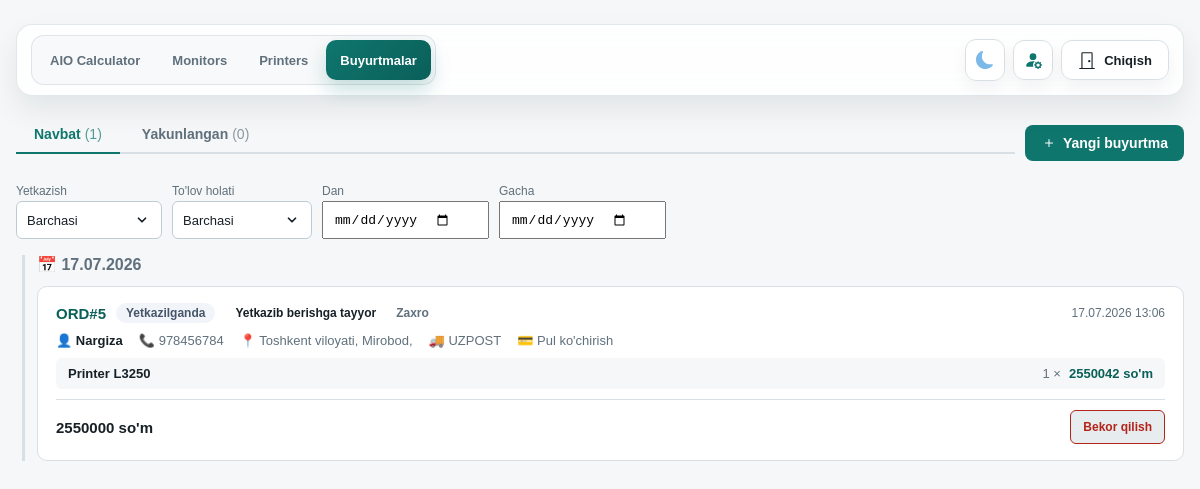
The page /orders/ (signed in) on the database its author committed.
### orders/models.py (models this page shows, shortened)
class Order(models.Model):
    class DeliveryType(models.TextChoices):
        BTS = "BTS", "BTS"
        UZPOST = "UZPOST", "UZPOST"
        PICKUP = "PICKUP", "Olib ketadi"
        DELIVERY = "DELIVERY", "Olib borish kerak"
    class PaymentType(models.TextChoices):
        CARD = "CARD", "Karta"
        CASH = "CASH", "Naqt"
        TRANSFER = "TRANSFER", "Pul ko'chirish"
        CASH_CARD = "CASH_CARD", "Naqt + Karta"
    class PaymentStatus(models.TextChoices):
        PAID = "PAID", "To'langan"
        ON_DELIVERY = "ON_DELIVERY", "Yetkazilganda"
        PARTIAL = "PARTIAL", "Qisman"
    class ProductionStatus(models.TextChoices):
        QUEUED = "QUEUED", "Yig'ish boshlansin"
        IN_PROGRESS = "IN_PROGRESS", "Yig'ish boshlandi"
        READY_DELIVERY = "READY_DELIVERY", "Yetkazib berishga tayyor"
        READY_PICKUP = "READY_PICKUP", "Olib ketishga tayyor"
        DELIVERED = "DELIVERED", "Yetkazildi"
        CANCELLED = "CANCELLED", "Bekor qilindi"
    order_number = models.CharField(
        max_length=24, unique=True, blank=True, null=True, verbose_name="Buyurtma raqami"
    )
    sold_by = models.ForeignKey(
        User, on_delete=models.PROTECT, related_name="orders", verbose_name="Sotuvchi"
    )
    customer_name = models.CharField(max_length=120, verbose_name="Mijoz ismi")
    customer_phone = models.CharField(max_length=30, verbose_name="Telefon raqami")
    region = models.CharField(max_length=80, verbose_name="Viloyat")
    district = models.CharField(max_length=80, verbose_name="Tuman")
    city = models.CharField(max_length=80, verbose_name="Shahar")
    landmark = models.CharField(max_length=200, blank=True, verbose_name="Mo'ljal")
    delivery_type = models.CharField(
        max_length=20, choices=DeliveryType.choices, verbose_name="Yetkazish turi"
    )
    payment_type = models.CharField(
        max_length=20, choices=PaymentType.choices, verbose_name="To'lov turi"
    )
    payment_status = models.CharField(
        max_length=20,
        choices=PaymentStatus.choices,
        default=PaymentStatus.ON_DELIVERY,
        verbose_name="To'lov holati",
    )
    production_status = models.CharField(
        max_length=20,
        choices=ProductionStatus.choices,
        default=ProductionStatus.QUEUED,
        verbose_name="Ishlab chiqarish holati",
    )
    total_price_usd = models.DecimalField(
        max_digits=12, decimal_places=2, default=0, verbose_name="Jami (USD)"
    )
    total_price_uzs = models.DecimalField(
        max_digits=16, decimal_places=0, default=0, verbose_name="Jami (so'm)"
    )
    notes = models.TextField(blank=True, verbose_name="Izoh")
    created_at = models.DateTimeField(auto_now_add=True)
    updated_at = models.DateTimeField(auto_now=True)
    delivered_at = models.DateTimeField(null=True, blank=True, verbose_name="Yetkazib berilgan vaqt")
    class Meta:
        ordering = ["-created_at"]
        verbose_name = "Buyurtma"
        verbose_name_plural = "Buyurtmalar"
    @classmethod
    def queue_queryset(cls):
        priority = Case(
            When(payment_status=cls.PaymentStatus.PAID, then=Value(0)),
            When(payment_status=cls.PaymentStatus.PARTIAL, then=Value(1)),
            When(payment_status=cls.PaymentStatus.ON_DELIVERY, then=Value(2)),
            default=Value(3),
            output_field=IntegerField(),
        )
        return (
            cls.objects.exclude(
                production_status__in=[cls.ProductionStatus.DELIVERED, cls.ProductionStatus.CANCELLED]
            )
            .annotate(priority=priority)
            .order_by("priority", "created_at")
        )

class OrderItem(models.Model):
    order = models.ForeignKey(Order, on_delete=models.CASCADE, related_name="items")
    build_quote = models.ForeignKey(
        "calculator.BuildQuote",
        on_delete=models.SET_NULL,
        null=True,
        blank=True,
        related_name="order_items",
        verbose_name="Kalkulyator konfiguratsiyasi",
    )
    config_label = models.CharField(max_length=255, verbose_name="Konfiguratsiya")
    quantity = models.PositiveIntegerField(default=1, verbose_name="Soni")
    unit_price_usd = models.DecimalField(
        max_digits=12, decimal_places=2, default=0, verbose_name="Dona narxi (USD)"
    )
    class Meta:
        verbose_name = "Buyurtma elementi"
        verbose_name_plural = "Buyurtma elementlari"

### orders/views.py (the view)
# urls.py: path("", views.order_list, name="list"),
@login_required
def order_list(request):
    from calculator.models import CalculatorSettings
    from django.utils import timezone
    from collections import defaultdict
    try:
        settings = CalculatorSettings.objects.first()
        usd_rate = int(settings.usd_rate) if settings and settings.usd_rate else 12850
    except:
        usd_rate = 12850
    tab = request.GET.get("tab", "queue")  # queue | done | all
    if request.user.is_superuser:
        queue_qs = Order.queue_queryset().prefetch_related("items").select_related("sold_by")
        done_qs = Order.objects.filter(
            production_status__in=[
                Order.ProductionStatus.DELIVERED,
                Order.ProductionStatus.CANCELLED,
            ]
        ).prefetch_related("items").select_related("sold_by").order_by("-updated_at")
    else:
        queue_qs = Order.queue_queryset().filter(sold_by=request.user).prefetch_related("items").select_related("sold_by")
        done_qs = Order.objects.filter(
            production_status__in=[
                Order.ProductionStatus.DELIVERED,
                Order.ProductionStatus.CANCELLED,
            ],
            sold_by=request.user
        ).prefetch_related("items").select_related("sold_by").order_by("-updated_at")
    sold_by = request.GET.get("sold_by")
    delivery_type = request.GET.get("delivery_type")
    payment_status = request.GET.get("payment_status")
    date_from = request.GET.get("date_from")
    date_to = request.GET.get("date_to")
    def apply_filters(qs):
        if sold_by and request.user.is_superuser:
            qs = qs.filter(sold_by_id=sold_by)
        if delivery_type:
            qs = qs.filter(delivery_type=delivery_type)
        if payment_status:
            qs = qs.filter(payment_status=payment_status)
        if date_from:
            qs = qs.filter(created_at__date__gte=date_from)
        if date_to:
            qs = qs.filter(created_at__date__lte=date_to)
        return qs
    queue_qs = apply_filters(queue_qs)
    done_qs = apply_filters(done_qs)
    def group_by_date(orders):
        groups = defaultdict(list)
        today = timezone.now().date()
        for order in orders:
            order_date = order.created_at.date()
            groups[order_date].append(order)
        sorted_groups = sorted(groups.items(), key=lambda x: x[0], reverse=True)
        return [(date, orders, date == today) for date, orders in sorted_groups]
    queue_groups = group_by_date(queue_qs) if tab in ("queue", "all") else []
    done_groups = group_by_date(done_qs) if tab in ("done", "all") else []
    if request.user.is_superuser:
        sellers = User.objects.filter(orders__isnull=False).distinct().order_by("username")
    else:
        sellers = []
    return render(request, "orders/order_list.html", {
        "active_nav": "orders",
        "tab": tab,
        "queue_groups": queue_groups,
        "done_groups": done_groups,
        "queue_count": Order.queue_queryset().count() if request.user.is_superuser else Order.queue_queryset().filter(sold_by=request.user).count(),
        "done_count": Order.objects.filter(
            production_status__in=[Order.ProductionStatus.DELIVERED, Order.ProductionStatus.CANCELLED]
        ).count() if request.user.is_superuser else Order.objects.filter(
            production_status__in=[Order.ProductionStatus.DELIVERED, Order.ProductionStatus.CANCELLED],
            sold_by=request.user
        ).count(),
        "sellers": sellers,
        "usd_rate": usd_rate,
        "filters": {
            "sold_by": sold_by,
            "delivery_type": delivery_type,
            "payment_status": payment_status,
            "date_from": date_from,
            "date_to": date_to,
        },
        "delivery_choices": Order.DeliveryType.choices,
        "payment_status_choices": Order.PaymentStatus.choices,
        "production_status_choices": Order.ProductionStatus.choices,
        "status_flow": STATUS_FLOW,
    })

### orders/templatetags/order_tags.py (called while the page is built)
@register.filter
def status_badge(value):
    return STATUS_BADGE.get(value, "")

@register.filter
def payment_badge(value):
    return PAYMENT_BADGE.get(value, "")

@register.filter
def next_status(value):
    try:
        idx = STATUS_FLOW.index(value)
        return STATUS_FLOW[idx + 1] if idx + 1 < len(STATUS_FLOW) else None
    except (ValueError, IndexError):
        return None

### orders/templates/orders/order_list.html (shortened to what this page needs)
{% extends "base.html" %}
{% block content %}
<div class="orders-layout">
  <div style="display:flex;align-items:center;flex-wrap:wrap;gap:10px;margin-bottom:0;">
    <div class="tabs" style="flex:1;min-width:200px;">
      <button class="tab-btn {% if tab == 'queue' %}active{% endif %}" onclick="switchTab('queue')">
        Navbat
        <span style="margin-left:4px;opacity:0.7;font-weight:400;">({{ queue_count }})</span>
      </button>
      <button class="tab-btn {% if tab == 'done' %}active{% endif %}" onclick="switchTab('done')">
        Yakunlangan
        <span style="margin-left:4px;opacity:0.7;font-weight:400;">({{ done_count }})</span>
      </button>
    </div>
    <a href="{% url 'orders:create' %}" class="new-order-btn" style="display:inline-flex;align-items:center;gap:6px;padding:10px 16px;border-radius:8px;background:var(--accent);color:#fff;text-decoration:none;font-weight:700;font-size:14px;">
      <svg xmlns="http://www.w3.org/2000/svg" width="16" height="16" fill="currentColor" viewBox="0 0 16 16">
        <path d="M8 4a.5.5 0 0 1 .5.5v3h3a.5.5 0 0 1 0 1h-3v3a.5.5 0 0 1-1 0v-3h-3a.5.5 0 0 1 0-1h3v-3A.5.5 0 0 1 8 4"/>
      </svg>
      Yangi buyurtma
    </a>
  </div>
  <form method="get" id="filter-form">
    <div class="filters-bar" style="margin-top:14px;">
      <div>
        <span class="filter-label">Yetkazish</span>
        <select name="delivery_type" onchange="this.form.submit()">
          <option value="">Barchasi</option>
        </select>
      </div>
      <div>
        <span class="filter-label">To'lov holati</span>
        <select name="payment_status" onchange="this.form.submit()">
          <option value="">Barchasi</option>
        </select>
      </div>
      <div>
        <span class="filter-label">Dan</span>
        <input type="date" name="date_from" value="{{ filters.date_from }}" onchange="this.form.submit()">
      </div>
      <div>
        <span class="filter-label">Gacha</span>
        <input type="date" name="date_to" value="{{ filters.date_to }}" onchange="this.form.submit()">
      </div>
    </div>
  </form>
  <div id="tab-queue" {% if tab != 'queue' %}style="display:none"{% endif %}>
    {% if queue_groups %}
      {% for date, orders, is_today in queue_groups %}
        <div class="date-group" {% if not is_today %}style="border-left:3px solid var(--line);padding-left:12px;margin-left:6px;"{% endif %}>
          <h3 class="date-header" {% if not is_today %}style="color:var(--muted);"{% endif %}>
            {% if is_today %}
              📅 Bugun, {{ date|date:"d.m.Y" }}
            {% else %}
              📅 {{ date|date:"d.m.Y" }}
            {% endif %}
          </h3>
          {% for order in orders %}
            {% include "orders/_order_card.html" with order=order show_status_btns=True %}
          {% endfor %}
        </div>
      {% endfor %}
    {% else %}
      <div class="empty-state">Navbatda buyurtma yo'q</div>
    {% endif %}
  </div>
</div>
{% endblock %}

### orders/templates/orders/_order_card.html (shortened to what this page needs)
{% load order_tags %}
<div class="order-card" id="order-{{ order.pk }}">
  <div class="order-card-header">
    <a href="{% url 'orders:detail' order.pk %}" class="order-number">{{ order.order_number }}</a>
    <span class="badge {{ order.payment_status|payment_badge }}">
      {{ order.get_payment_status_display }}
    </span>
    <span class="badge {{ order.production_status|status_badge }}">
      {{ order.get_production_status_display }}
    </span>
    <span class="seller-tag">
      {{ order.sold_by.get_full_name|default:order.sold_by.username }}
    </span>
    <span style="margin-left:auto;font-size:12px;color:var(--muted);">
      {{ order.created_at|date:"d.m.Y H:i" }}
    </span>
  </div>
  <div class="order-meta">
    <span>👤 <strong>{{ order.customer_name }}</strong></span>
    <span>📞 {{ order.customer_phone }}</span>
    <span>📍 {{ order.region }}, {{ order.district }}, {{ order.city }}{% if order.landmark %} — {{ order.landmark }}{% endif %}</span>
    <span>🚚 {{ order.get_delivery_type_display }}</span>
    <span>💳 {{ order.get_payment_type_display }}</span>
  </div>
  <div class="order-items-list">
    {% for item in order.items.all %}
      <div class="order-item-row">
        <span class="item-label">{{ item.config_label }}</span>
        <span class="item-qty">{{ item.quantity }} ×</span>
        <span style="font-weight:700;color:var(--accent-dark);">{% widthratio item.unit_price_usd 1 usd_rate %} so'm</span>
      </div>
    {% endfor %}
  </div>
  <div class="order-footer">
    <div>
      <div class="order-total">{{ order.total_price_uzs|floatformat:0 }} so'm</div>
    </div>
    {% if show_status_btns %}
      <div class="status-btns">
        {% if order.production_status != 'CANCELLED' %}
          <button class="status-btn cancel-btn" onclick="updateStatus({{ order.pk }}, 'CANCELLED')">
            Bekor qilish
          </button>
        {% endif %}
      </div>
    {% endif %}
  </div>
</div>

### rows shown on the page
Order: m "17.07.2026", order_number "ORD#5", payment_status "Yetkazilganda", production_status "Yetkazib berishga tayyor", sold_by.get_full_name "Zaxro", created_at "17.07.2026 13:06", customer_name "Nargiza", customer_phone "978456784", region "Toshkent viloyati", district "Mirobod", delivery_type "UZPOST", payment_type "Pul ko'chirish", total_price_uzs "2550000"
OrderItem: config_label "Printer L3250", quantity "1", unit_price_usd "2550042"

### other values the page prints
{{ queue_count }} "1"
{{ done_count }} "0"
